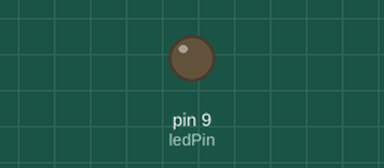
Simulated run of this sketch. Board: Arduino Uno, built with avr-gcc and run on an emulated ATmega328P. Shown: output pins drawn as LEDs (lit = HIGH).

Above: at 0.1 s.
Timing chart, 0 to 1.6 s (numbered marks = the images above):
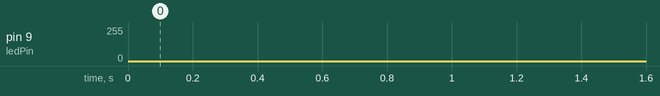

The sketch:

TX_testing.ino
```cpp
int values[] = {0,0,0,0, 200, 70, 100, 200, 100, 70, 150, 200, 150, 200, 70, 150, 200, 100, 150, 200, 100, 70, 150, 200, 200, 150, 70, 100,200, 100, 150, 70, 200, 150, 100, 200, 150, 70, 150, 200, 100, 150, 70, 200, 70, 200, 150, 150, 100, 200, 70, 100, 150, 200, 100, 150, 70, 200, 100, 150, 200, 70, 150, 200, 150, 100, 200, 70, 150, 200, 70, 100, 150, 200, 200, 70, 100, 150, 200, 150, 100, 70, 150, 200, 150, 200, 100, 70, 150, 200, 100, 150, 70, 200, 70, 100, 150, 200, 150, 200, 100, 70, 80, 150, 200, 0,0,0,0,0,0,0,0, 200, 150, 150, 70, 150, 100, 200, 70, 70, 150, 100, 200, 200, 200, 200, 200, 100, 150, 150, 100, 100, 70, 200, 100, 70, 100, 200, 70, 70, 70, 200, 100, 150, 150, 100, 150, 200, 200, 150, 200, 150, 150, 100, 70, 100, 200, 100, 150, 200, 150, 100, 150, 200, 200, 70, 200, 150, 70, 150, 150, 200, 200, 70, 70, 200, 200, 70, 100, 100, 200, 200, 150, 150, 200, 150, 200, 100, 150, 150, 150, 200, 200, 150, 150, 70, 100, 150, 100, 200, 150, 70, 100, 70, 100, 70, 200, 70, 150, 70, 150,
0,0,0,0,0,0,0,0, 200, 200, 100, 100, 100, 100, 150, 200, 150, 150, 70, 100, 150, 150, 200, 200, 150, 100, 200, 200, 150, 200, 100, 200, 150, 200, 200, 150, 150, 70, 150, 150, 200, 70, 200, 70, 200, 150, 100, 200, 200, 150, 150, 150, 70, 70, 100, 150, 200, 150, 150, 150, 200, 70, 150, 100, 70, 100, 200, 200, 70, 150, 100, 100, 100, 200, 100, 100, 150, 70, 150, 100, 100, 70, 200, 70, 100, 70, 70, 150, 200, 150, 70, 150, 200, 200, 70, 70, 70, 150, 200, 200, 200, 200, 100, 150, 70, 150, 70, 200, 0,0,0,0};

int repeatCount = 1;  // Jumlah pengulangan untuk setiap nilai
int ledPin = 9; // PWM pin (dapat menggunakan pin 3, 5, 6, 9, 10, atau 11)

void setup() {

  // Set LED pin sebagai outputqq
  pinMode(ledPin, OUTPUT);

  // Set Timer 1 ke 16kHz
  TCCR1B = (TCCR1B & 0b11111000) | 0x01;  // Set prescaler ke 1, 16 MHz / 1 = 16kHz
}

void loop() {
  // Iterate over the values array
  for (int i = 0; i < sizeof(values) / sizeof(values[0]); i++) {
    // Ulangi setiap nilai 10 kali
    for (int j = 0; j < repeatCount; j++) {
      analogWrite(ledPin, values[i]);  // Kirim nilai PWM ke LED
      //delayMicroseconds(197); //delay untuk FLIR //~197 Delay kecil antara update /100/30//66/66+33/99/132/165/197/230/263
    delayMicroseconds(205); //200 //210/20
    }
  }

  // Matikan LED setelah loop
  analogWrite(ledPin, 0);  // Set kecerahan LED ke 0 (mati)

  // Delay agar LED tetap mati sejenak sebelum mengulang
  //delayMicroseconds(1000000);
  //delayMicroseconds(1000);
  delay(5); //6 //2 //3
}
```
